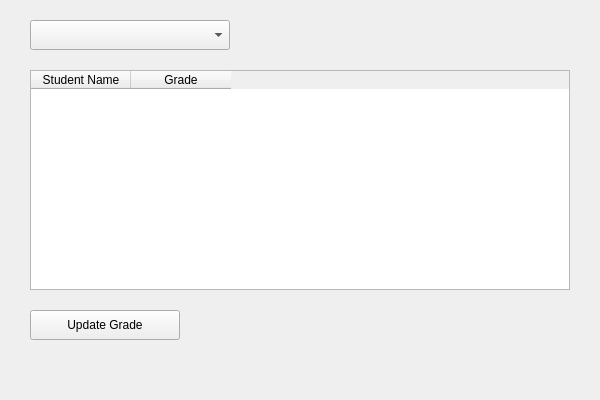
<?xml version="1.0" encoding="UTF-8"?>
<ui version="4.0">
 <class>teacher_view1</class>
 <widget class="QMainWindow" name="teacher_view1">
  <property name="geometry">
   <rect>
    <x>0</x>
    <y>0</y>
    <width>600</width>
    <height>400</height>
   </rect>
  </property>
  <property name="windowTitle">
   <string>Teacher Dashboard</string>
  </property>
  <widget class="QWidget" name="centralwidget">
   <widget class="QComboBox" name="combo_courses">
    <property name="geometry">
     <rect>
      <x>30</x>
      <y>20</y>
      <width>200</width>
      <height>30</height>
     </rect>
    </property>
   </widget>

   <widget class="QTableWidget" name="table_students">
    <property name="geometry">
     <rect>
      <x>30</x>
      <y>70</y>
      <width>540</width>
      <height>220</height>
     </rect>
    </property>
    <column>
     <property name="text">
      <string>Student Name</string>
     </property>
    </column>
    <column>
     <property name="text">
      <string>Grade</string>
     </property>
    </column>
   </widget>

   <widget class="QPushButton" name="btn_update_grade">
    <property name="geometry">
     <rect>
      <x>30</x>
      <y>310</y>
      <width>150</width>
      <height>30</height>
     </rect>
    </property>
    <property name="text">
     <string>Update Grade</string>
    </property>
   </widget>
  </widget>
 </widget>
 <resources/>
 <connections/>
</ui>
